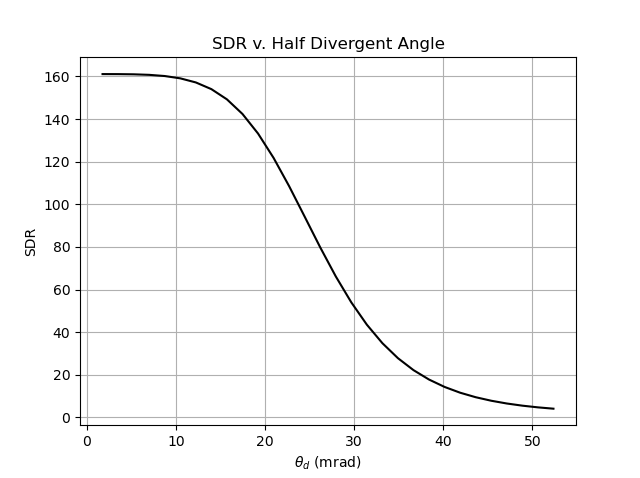

Write the Python code that produced this figure.
import numpy as np
import matplotlib.pyplot as plt
from fwmi import Copper
from lithosil_q import LITHOSIL_Q
from fwmi import H1

switch_lam = 2
lam = 532e-9 * switch_lam
theta_t = 1.5 * np.pi / 180
gamma_m = 1.40e9 / switch_lam  # molecular signal spectral width
gamma_a = 50e6 / switch_lam  # aerosol signal spectral width
fopd = 0.15 * switch_lam
t_ref = 20
t = 20
p = 1
f = 0.1

h1 = Copper(fopd, theta_t, gamma_m, gamma_a, lam, t, t_ref, p, d_opd_d_t=lam / 5, glass=LITHOSIL_Q)
n_angles = 30
theta_d = np.linspace(0.1, 3, n_angles) * np.pi / 180

t_m = np.zeros(n_angles)
t_a = np.zeros(n_angles)
sdr = np.zeros(n_angles)
for i in range(n_angles):
    t_m[i] = h1.overall_transmittance(theta_d[i], f, h1.gamma_m, h1.fsr(fopd))
    t_a[i] = h1.overall_transmittance(theta_d[i], f, h1.gamma_a, h1.fsr(fopd))
    sdr[i] = t_m[i] / t_a[i]

fig, ax = plt.subplots()
ax.plot(theta_d * 1000, sdr, color='black')
ax.grid(True)
ax.set_xlabel(r"$\theta_d$ (mrad)")
ax.set_ylabel(r"SDR")
ax.set_title("SDR v. Half Divergent Angle")
plt.show()
